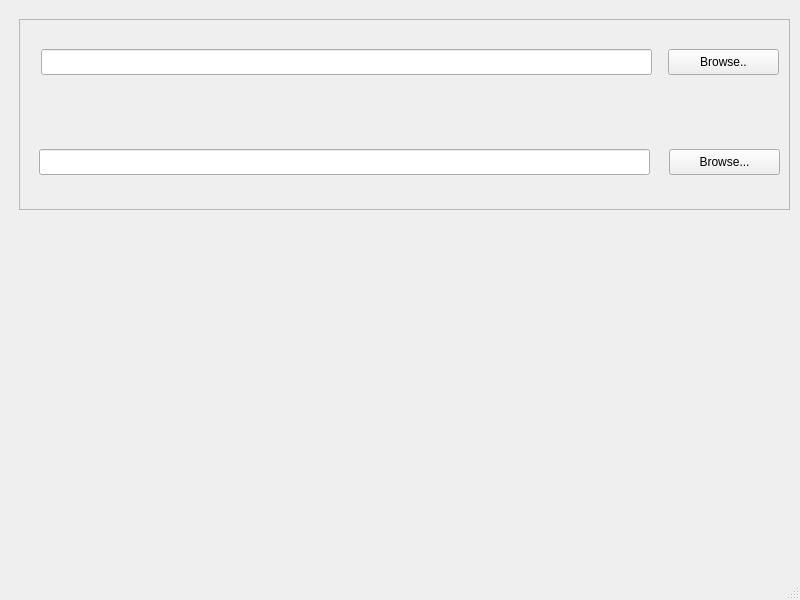
<?xml version="1.0" encoding="UTF-8"?>
<ui version="4.0">
 <class>MainWindow</class>
 <widget class="QMainWindow" name="MainWindow">
  <property name="geometry">
   <rect>
    <x>0</x>
    <y>0</y>
    <width>800</width>
    <height>600</height>
   </rect>
  </property>
  <property name="windowTitle">
   <string>MainWindow</string>
  </property>
  <widget class="QWidget" name="centralwidget">
   <widget class="QFrame" name="frame">
    <property name="geometry">
     <rect>
      <x>19</x>
      <y>19</y>
      <width>771</width>
      <height>191</height>
     </rect>
    </property>
    <property name="frameShape">
     <enum>QFrame::StyledPanel</enum>
    </property>
    <property name="frameShadow">
     <enum>QFrame::Raised</enum>
    </property>
    <widget class="QLineEdit" name="lineEdit">
     <property name="geometry">
      <rect>
       <x>22</x>
       <y>30</y>
       <width>611</width>
       <height>26</height>
      </rect>
     </property>
    </widget>
    <widget class="QLineEdit" name="lineEdit_2">
     <property name="geometry">
      <rect>
       <x>20</x>
       <y>130</y>
       <width>611</width>
       <height>26</height>
      </rect>
     </property>
    </widget>
    <widget class="QPushButton" name="pushButton">
     <property name="geometry">
      <rect>
       <x>649</x>
       <y>30</y>
       <width>111</width>
       <height>26</height>
      </rect>
     </property>
     <property name="text">
      <string>Browse..</string>
     </property>
    </widget>
    <widget class="QPushButton" name="pushButton_2">
     <property name="geometry">
      <rect>
       <x>650</x>
       <y>130</y>
       <width>111</width>
       <height>26</height>
      </rect>
     </property>
     <property name="text">
      <string>Browse...</string>
     </property>
    </widget>
   </widget>
  </widget>
  <widget class="QMenuBar" name="menubar">
   <property name="geometry">
    <rect>
     <x>0</x>
     <y>0</y>
     <width>800</width>
     <height>23</height>
    </rect>
   </property>
  </widget>
  <widget class="QStatusBar" name="statusbar"/>
 </widget>
 <resources/>
 <connections/>
</ui>
